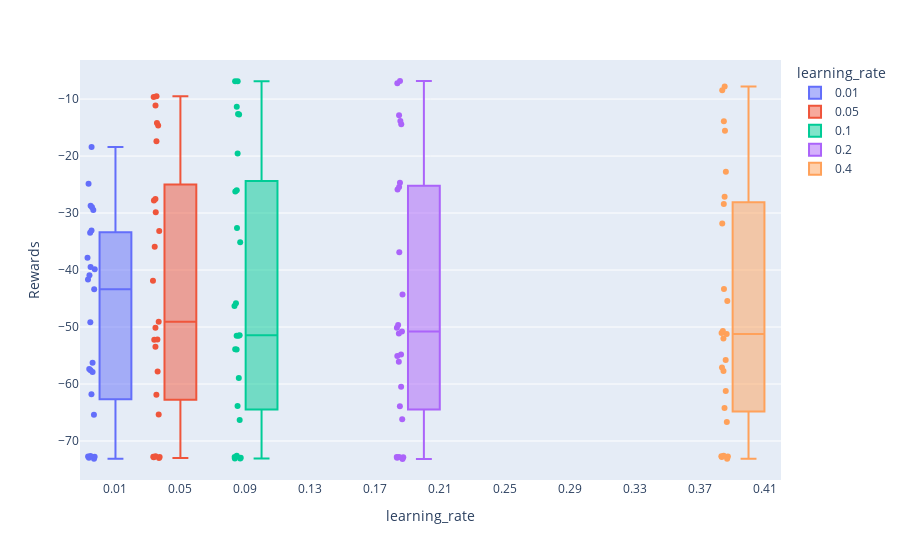

Notebook cell for this chart:
### Code cell
fig = px.box(create_frame(df), y="Rewards", x='learning_rate',color="learning_rate",
             boxmode="overlay", points='all')
fig.show()

### Figure 1 — Plotly figure (JSON) as saved in the notebook; plotly's stock layout.template omitted (floating-point values rounded to 4 significant figures)
{"data": [{"alignmentgroup": "True", "boxpoints": "all", "hovertemplate": "learning_rate=%{x}<br>Rewards=%{y}<extra></extra>", "legendgroup": "0.01", "marker": {"color": "#636efa"}, "name": "0.01", "notched": false, "offsetgroup": "0.01", "orientation": "v", "showlegend": true, "type": "box", "x": [0.01, 0.01, 0.01, 0.01, 0.01, 0.01, 0.01, 0.01, 0.01, 0.01, 0.01, 0.01, 0.01, 0.01, 0.01, 0.01, 0.01, 0.01, 0.01, 0.01, 0.01, 0.01, 0.01, 0.01, 0.01], "x0": " ", "xaxis": "x", "y": [-37.83, -18.4, -28.74, -24.88, -29.0, -43.38, -39.85, -29.46, -33.08, -33.44, -57.6, -49.17, -39.49, -40.93, -41.64, -65.4, -61.77, -57.88, -56.29, -57.39, -72.75, -72.63, -72.71, -72.94, -73.09], "y0": " ", "yaxis": "y"}, {"alignmentgroup": "True", "boxpoints": "all", "hovertemplate": "learning_rate=%{x}<br>Rewards=%{y}<extra></extra>", "legendgroup": "0.05", "marker": {"color": "#EF553B"}, "name": "0.05", "notched": false, "offsetgroup": "0.05", "orientation": "v", "showlegend": true, "type": "box", "x": [0.05, 0.05, 0.05, 0.05, 0.05, 0.05, 0.05, 0.05, 0.05, 0.05, 0.05, 0.05, 0.05, 0.05, 0.05, 0.05, 0.05, 0.05, 0.05, 0.05, 0.05, 0.05, 0.05, 0.05, 0.05], "x0": " ", "xaxis": "x", "y": [-35.9, -29.88, -11.13, -9.652, -9.498, -49.07, -41.87, -17.41, -14.2, -14.62, -57.8, -50.11, -33.14, -27.79, -27.55, -65.37, -61.89, -53.45, -52.21, -52.22, -72.81, -72.67, -72.83, -72.99, -72.78], "y0": " ", "yaxis": "y"}, {"alignmentgroup": "True", "boxpoints": "all", "hovertemplate": "learning_rate=%{x}<br>Rewards=%{y}<extra></extra>", "legendgroup": "0.1", "marker": {"color": "#00cc96"}, "name": "0.1", "notched": false, "offsetgroup": "0.1", "orientation": "v", "showlegend": true, "type": "box", "x": [0.1, 0.1, 0.1, 0.1, 0.1, 0.1, 0.1, 0.1, 0.1, 0.1, 0.1, 0.1, 0.1, 0.1, 0.1, 0.1, 0.1, 0.1, 0.1, 0.1, 0.1, 0.1, 0.1, 0.1, 0.1], "x0": " ", "xaxis": "x", "y": [-45.82, -35.12, -11.37, -6.889, -6.858, -51.54, -46.3, -19.55, -12.61, -12.72, -58.93, -53.9, -32.64, -26.22, -26.01, -66.33, -63.85, -53.95, -51.54, -51.43, -73.07, -73.09, -72.93, -72.58, -72.82], "y0": " ", "yaxis": "y"}, {"alignmentgroup": "True", "boxpoints": "all", "hovertemplate": "learning_rate=%{x}<br>Rewards=%{y}<extra></extra>", "legendgroup": "0.2", "marker": {"color": "#ab63fa"}, "name": "0.2", "notched": false, "offsetgroup": "0.2", "orientation": "v", "showlegend": true, "type": "box", "x": [0.2, 0.2, 0.2, 0.2, 0.2, 0.2, 0.2, 0.2, 0.2, 0.2, 0.2, 0.2, 0.2, 0.2, 0.2, 0.2, 0.2, 0.2, 0.2, 0.2, 0.2, 0.2, 0.2, 0.2, 0.2], "x0": " ", "xaxis": "x", "y": [-50.15, -44.3, -14.42, -6.832, -7.206, -55.1, -49.65, -24.67, -13.85, -12.82, -60.48, -56.11, -36.87, -25.89, -25.42, -66.18, -63.92, -54.81, -51.12, -50.78, -73.16, -72.82, -72.92, -72.87, -72.81], "y0": " ", "yaxis": "y"}, {"alignmentgroup": "True", "boxpoints": "all", "hovertemplate": "learning_rate=%{x}<br>Rewards=%{y}<extra></extra>", "legendgroup": "0.4", "marker": {"color": "#FFA15A"}, "name": "0.4", "notched": false, "offsetgroup": "0.4", "orientation": "v", "showlegend": true, "type": "box", "x": [0.4, 0.4, 0.4, 0.4, 0.4, 0.4, 0.4, 0.4, 0.4, 0.4, 0.4, 0.4, 0.4, 0.4, 0.4, 0.4, 0.4, 0.4, 0.4, 0.4, 0.4, 0.4, 0.4, 0.4, 0.4], "x0": " ", "xaxis": "x", "y": [-50.69, -45.43, -22.74, -8.447, -7.813, -55.77, -51.04, -31.85, -15.56, -13.92, -61.22, -57.73, -43.34, -28.4, -27.16, -66.65, -64.19, -57.12, -52.01, -51.21, -73.13, -72.73, -72.57, -72.66, -72.82], "y0": " ", "yaxis": "y"}], "layout": {"boxmode": "overlay", "legend": {"title": {"text": "learning_rate"}, "tracegroupgap": 0}, "margin": {"t": 60}, "xaxis": {"anchor": "y", "categoryarray": [0.01, 0.05, 0.1, 0.2, 0.4], "categoryorder": "array", "domain": [0, 1], "title": {"text": "learning_rate"}}, "yaxis": {"anchor": "x", "domain": [0, 1], "title": {"text": "Rewards"}}}}
